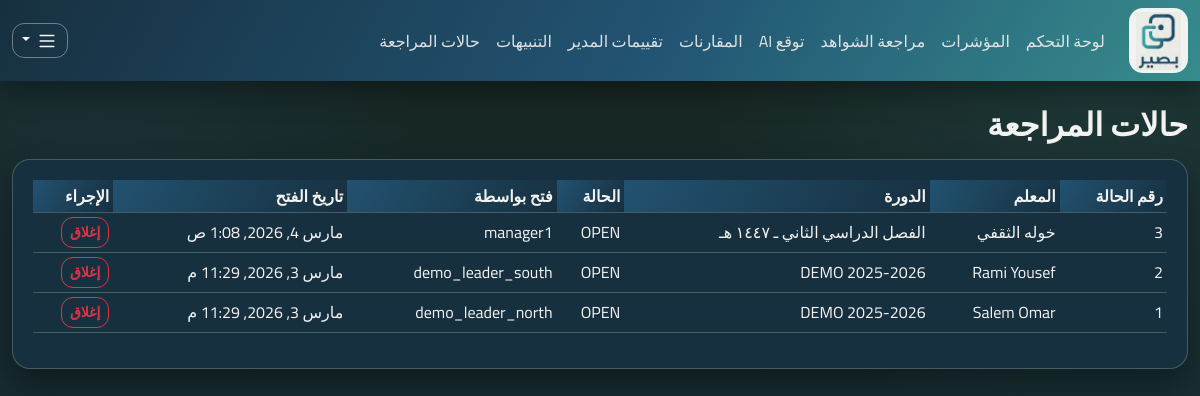
The app's page /cases/ (signed in), older data.
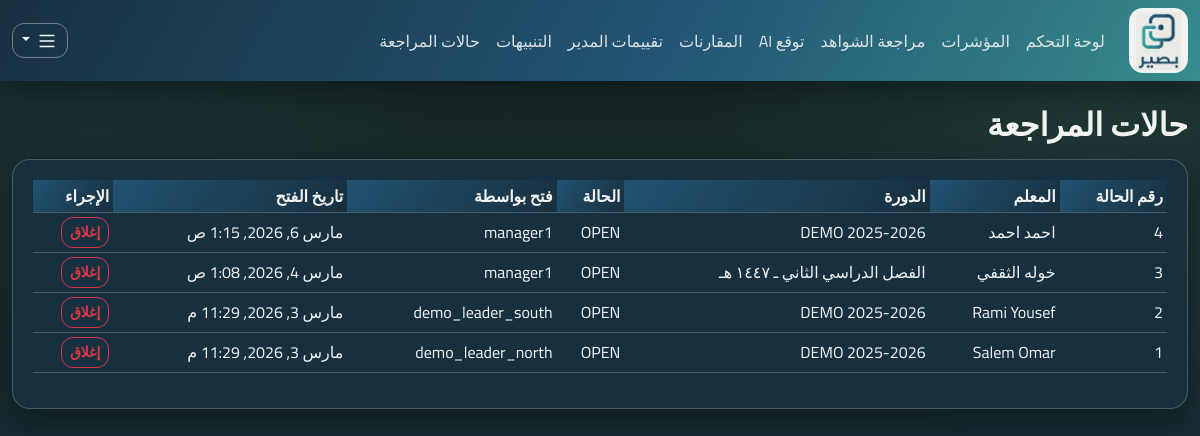
The same page, newer data.
### apps/flags_cases/models.py (models this page shows)
class Case(models.Model):
    class Status(models.TextChoices):
        OPEN = "OPEN", "Open"
        IN_REVIEW = "IN_REVIEW", "In Review"
        CLOSED = "CLOSED", "Closed"
    teacher = models.ForeignKey("teachers.Teacher", on_delete=models.CASCADE, related_name="cases")
    cycle = models.ForeignKey("cycles.EvaluationCycle", on_delete=models.CASCADE, related_name="cases")
    status = models.CharField(max_length=16, choices=Status.choices, default=Status.OPEN)
    opened_by = models.ForeignKey("accounts.User", on_delete=models.PROTECT, related_name="cases_opened")
    decision_note = models.TextField(blank=True, default="")
    closed_by = models.ForeignKey(
        "accounts.User", null=True, blank=True, on_delete=models.PROTECT, related_name="cases_closed"
    )
    closed_at = models.DateTimeField(null=True, blank=True)
    opened_at = models.DateTimeField(auto_now_add=True)
    class Meta:
        indexes = [models.Index(fields=["status", "opened_at"])]

### apps/teachers/models.py (models this page shows)
class Teacher(models.Model):
    user = models.OneToOneField("accounts.User", on_delete=models.CASCADE, related_name="teacher_profile")
    school = models.ForeignKey("schools.School", on_delete=models.PROTECT, related_name="teachers")
    employee_id = models.CharField(max_length=50, unique=True)
    is_active = models.BooleanField(default=True)
    created_at = models.DateTimeField(auto_now_add=True)
    class Meta:
        indexes = [models.Index(fields=["school", "employee_id"])]
    def __str__(self) -> str:
        return self.user.get_full_name() or self.user.username

### apps/accounts/models.py (models this page shows)
class User(AbstractUser):
    class Role(models.TextChoices):
        TEACHER = "TEACHER", "Teacher"
        LEADER = "LEADER", "Leader"
        ADMIN = "ADMIN", "Admin"
    role = models.CharField(max_length=16, choices=Role.choices, default=Role.TEACHER)
    school = models.ForeignKey("schools.School", null=True, blank=True, on_delete=models.SET_NULL)
    class Meta:
        indexes = [models.Index(fields=["role", "school"])]

### apps/cycles/models.py (models this page shows, shortened)
class EvaluationCycle(models.Model):
    school = models.ForeignKey("schools.School", on_delete=models.CASCADE, related_name="cycles")
    name = models.CharField(max_length=100)
    start_date = models.DateField()
    end_date = models.DateField()
    is_active = models.BooleanField(default=True)
    created_at = models.DateTimeField(auto_now_add=True)
    class Meta:
        constraints = [
            models.UniqueConstraint(fields=["school", "name"], name="uq_cycle_school_name"),
            models.CheckConstraint(check=models.Q(end_date__gte=models.F("start_date")), name="ck_cycle_dates_order"),
        ]
        indexes = [models.Index(fields=["school", "is_active"])]

### apps/ui/views.py (the view)
# urls.py: path("cases/", views.cases_page, name="cases"),
@login_required
def cases_page(request: HttpRequest) -> HttpResponse:
    if not _require_roles(request.user, [User.Role.LEADER, User.Role.ADMIN]):
        messages.error(request, "عرض الحالات متاح فقط للقادة أو المديرين.")
        return redirect("ui:dashboard")
    cases = (
        _by_role_queryset(request.user, Case)
        .select_related("teacher", "teacher__user", "cycle", "opened_by", "closed_by")
        .order_by("-opened_at")
    )
    return render(request, "ui/cases.html", {"cases": cases})

### apps/ui/views.py (called while the page is built)
def _by_role_queryset(user: User, model, teacher_lookup: str = "teacher"):
    qs = model.objects.all()
    if user.role == User.Role.ADMIN:
        return qs
    if user.role == User.Role.LEADER:
        return qs.filter(**{f"{teacher_lookup}__school": user.school})
    return qs.filter(**{f"{teacher_lookup}__user": user})

def _require_roles(user: User, allowed: list[str]) -> bool:
    return user.is_authenticated and user.role in allowed

### apps/ui/templates/ui/cases.html (shortened to what this page needs)
{% extends "ui/base.html" %}
{% block content %}
<h2 class="mb-3">حالات المراجعة</h2>
<div class="card">
  <div class="card-body">
    <div class="table-responsive">
      <table class="table table-sm align-middle">
        <thead><tr><th>رقم الحالة</th><th>المعلم</th><th>الدورة</th><th>الحالة</th><th>فتح بواسطة</th><th>تاريخ الفتح</th><th>الإجراء</th></tr></thead>
        <tbody>
        {% for c in cases %}
          <tr>
            <td>{{ c.id }}</td>
            <td>{{ c.teacher }}</td>
            <td>{{ c.cycle.name }}</td>
            <td>{{ c.status }}</td>
            <td>{{ c.opened_by.username }}</td>
            <td>{{ c.opened_at }}</td>
            <td>
              {% if c.status != 'CLOSED' %}
                <a class="btn btn-outline-danger btn-sm" href="{% url 'ui:case-close' c.id %}">إغلاق</a>
              {% else %}
                <span class="text-muted">مغلقة</span>
              {% endif %}
            </td>
          </tr>
        {% empty %}
          <tr><td colspan="7" class="text-muted">لا توجد حالات.</td></tr>
        {% endfor %}
        </tbody>
      </table>
    </div>
  </div>
</div>
{% endblock %}

Row changes from the older to the newer data that the page shows:
added Case: id "4", teacher "احمد احمد", cycle.name "DEMO 2025-2026", status "OPEN", opened_by.username "manager1", opened_at "مارس 6, 2026, 1:15 ص", shows "إغلاق"
